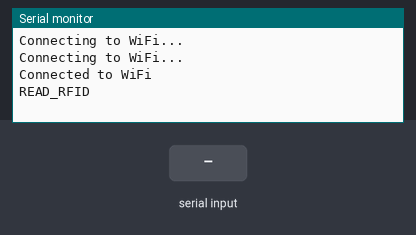
A sketch run on a simulated ESP8266 (NodeMCU). Parts: the last lines printed to the serial monitor. The inputs (shaded band) are chosen by the test bench. WiFi joins after 1.5 s; servers stay silent unless stated.

Above: at 3.2 s.
3.3 s: "RFID_TAG:\n" received over Serial
At 10.0 s:
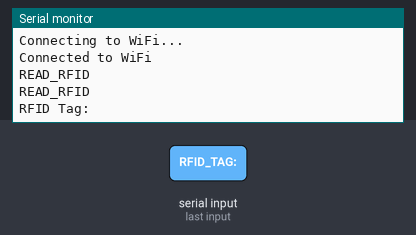
10.5 s: "1\n" received over Serial
At 15.8 s:
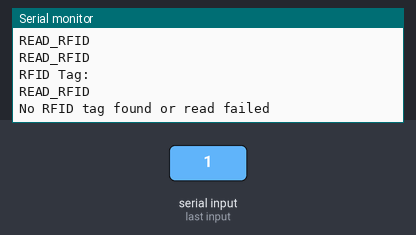

Measured:
- after the input at 3.3 s, the serial monitor: prints a new line after 5.7 s (image 1)
- after the input at 10.5 s, the serial monitor: prints a new line after 4.5 s (image 2)

The sketch:

NodeMCUMaster.ino
```cpp
#include <ESP8266WiFi.h>

const char* ssid = "Luftuberwachungssystem";
const char* password = "Ux957Zi%xqbY6vPHCm#4X";

void setup()
{
    Serial.begin(9600);
    WiFi.mode(WIFI_STA);
    WiFi.begin(ssid, password);
    while (WiFi.status() != WL_CONNECTED)
    {
        delay(1000);
        Serial.println("Connecting to WiFi...");
    }
    Serial.println("Connected to WiFi");
}

void loop()
{
    Serial.println("READ_RFID");
    delay(1000);

    if (Serial.available())
    {
        String response = Serial.readStringUntil('\n');
        response.trim();

        if (response.startsWith("RFID_TAG:"))
        {
            String rfidTag = response.substring(9);
            Serial.println("RFID Tag: " + rfidTag);
        }
        else
        {
            Serial.println("No RFID tag found or read failed");
        }
    }
    delay(5000);
}
```

NodeMCU_Basic.ino
```cpp

```
